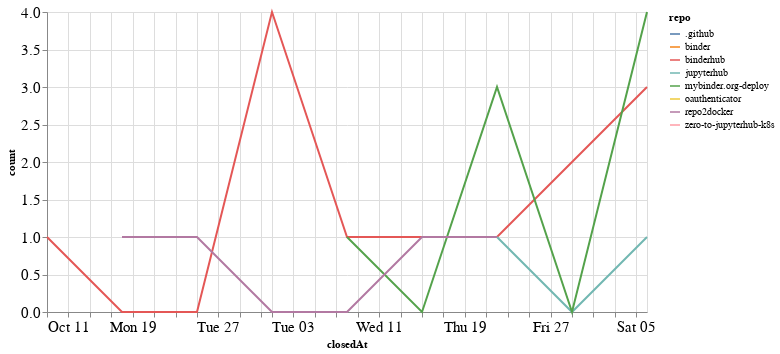

The code cell stored with this chart in its notebook:
### Code cell
closed_by_time = closed_by.groupby('repo').resample('W', on='closedAt').count()['author'].reset_index()
closed_by_time = closed_by_time.rename(columns={'author': 'count'})

alt.Chart(closed_by_time, width=600).mark_line().encode(
    x='closedAt',
    y='count',
    color='repo',
    tooltip="repo"
)

### Figure 1 — Vega-Lite specification as saved in the notebook (floating-point values rounded to 4 significant figures)
{"config": {"axisLeft": {"labelFontSize": 15}, "axisBottom": {"labelFontSize": 15}}, "data": {"name": "data-7416a779084be78aeab86baf11817d3c"}, "mark": "line", "encoding": {"color": {"type": "nominal", "field": "repo"}, "tooltip": {"type": "nominal", "field": "repo"}, "x": {"type": "temporal", "field": "closedAt"}, "y": {"type": "quantitative", "field": "count"}}, "width": 600, "$schema": "https://vega.github.io/schema/vega-lite/v4.8.1.json", "datasets": {"data-7416a779084be78aeab86baf11817d3c": [{"repo": ".github", "closedAt": "2020-12-06T00:00:00", "count": 1}, {"repo": "binder", "closedAt": "2020-11-15T00:00:00", "count": 1}, {"repo": "binderhub", "closedAt": "2020-10-11T00:00:00", "count": 1}, {"repo": "binderhub", "closedAt": "2020-10-18T00:00:00", "count": 0}, {"repo": "binderhub", "closedAt": "2020-10-25T00:00:00", "count": 0}, {"repo": "binderhub", "closedAt": "2020-11-01T00:00:00", "count": 4}, {"repo": "binderhub", "closedAt": "2020-11-08T00:00:00", "count": 1}, {"repo": "binderhub", "closedAt": "2020-11-15T00:00:00", "count": 1}, {"repo": "binderhub", "closedAt": "2020-11-22T00:00:00", "count": 1}, {"repo": "binderhub", "closedAt": "2020-11-29T00:00:00", "count": 2}, {"repo": "binderhub", "closedAt": "2020-12-06T00:00:00", "count": 3}, {"repo": "jupyterhub", "closedAt": "2020-11-22T00:00:00", "count": 1}, {"repo": "jupyterhub", "closedAt": "2020-11-29T00:00:00", "count": 0}, {"repo": "jupyterhub", "closedAt": "2020-12-06T00:00:00", "count": 1}, {"repo": "mybinder.org-deploy", "closedAt": "2020-11-08T00:00:00", "count": 1}, {"repo": "mybinder.org-deploy", "closedAt": "2020-11-15T00:00:00", "count": 0}, {"repo": "mybinder.org-deploy", "closedAt": "2020-11-22T00:00:00", "count": 3}, {"repo": "mybinder.org-deploy", "closedAt": "2020-11-29T00:00:00", "count": 0}, {"repo": "mybinder.org-deploy", "closedAt": "2020-12-06T00:00:00", "count": 4}, {"repo": "oauthenticator", "closedAt": "2020-11-22T00:00:00", "count": 1}, {"repo": "repo2docker", "closedAt": "2020-10-18T00:00:00", "count": 1}, {"repo": "repo2docker", "closedAt": "2020-10-25T00:00:00", "count": 1}, {"repo": "repo2docker", "closedAt": "2020-11-01T00:00:00", "count": 0}, {"repo": "repo2docker", "closedAt": "2020-11-08T00:00:00", "count": 0}, {"repo": "repo2docker", "closedAt": "2020-11-15T00:00:00", "count": 1}, {"repo": "repo2docker", "closedAt": "2020-11-22T00:00:00", "count": 1}, {"repo": "zero-to-jupyterhub-k8s", "closedAt": "2020-10-18T00:00:00", "count": 1}]}}
